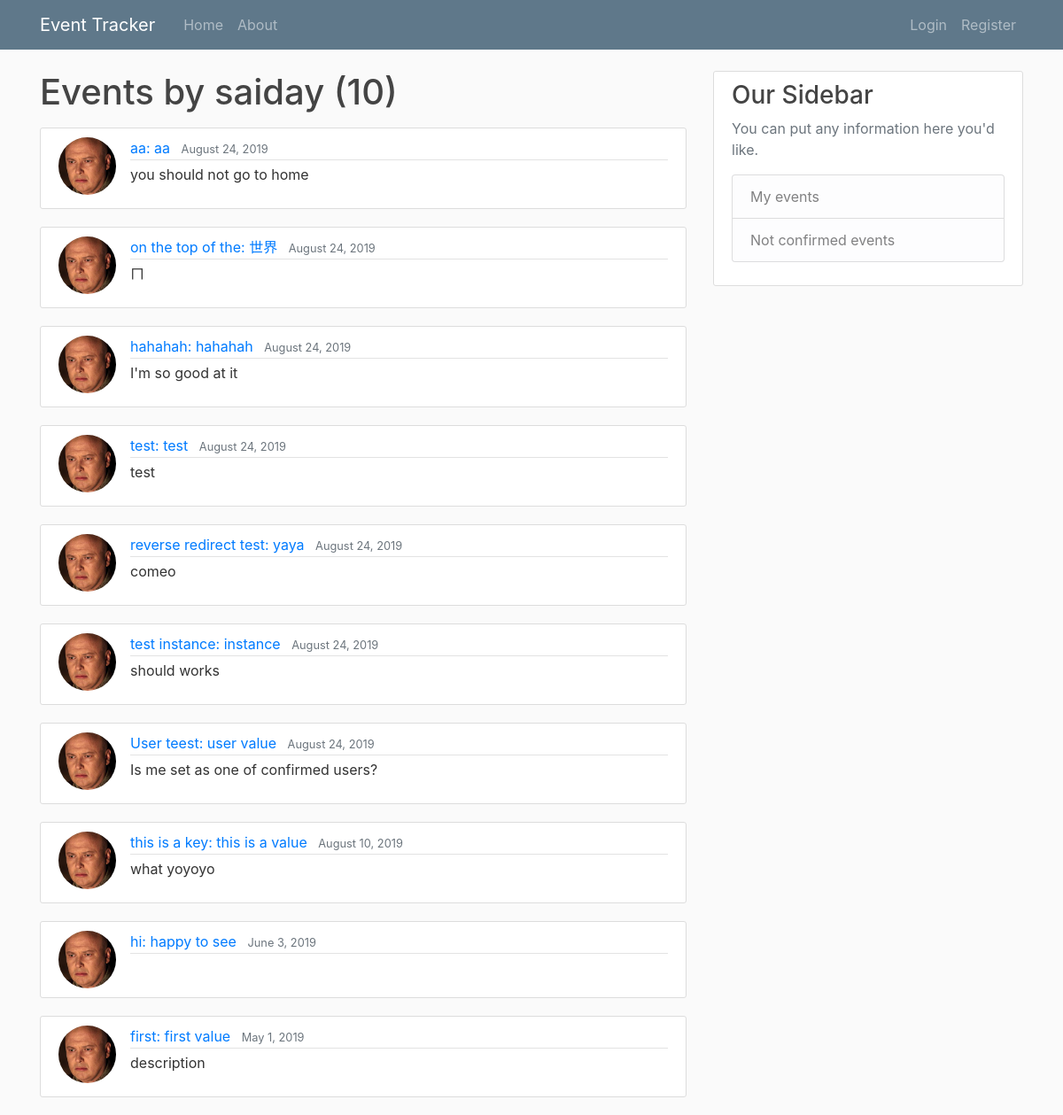
The app's page /user/saiday/, older data.
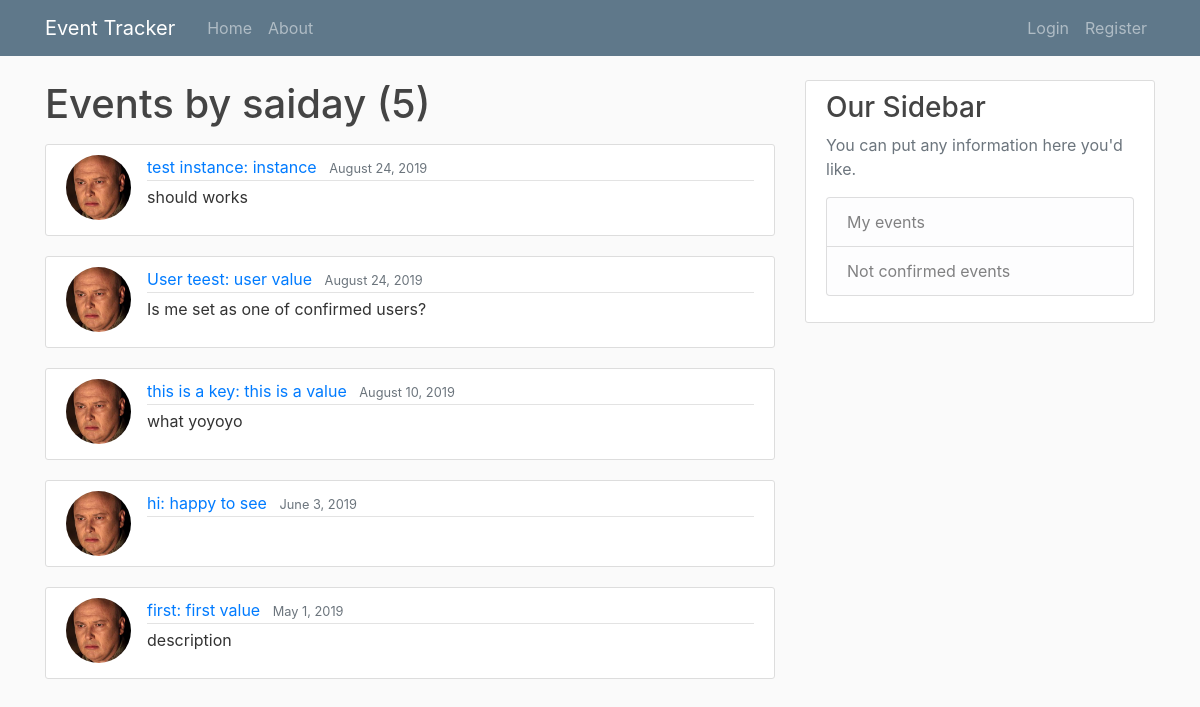
The same page, newer data.
### tracker/models.py (models this page shows, shortened)
class Event(models.Model):
    key = models.CharField(max_length=50)
    value = models.CharField(max_length=50)
    description = models.TextField()
    created_at = models.DateTimeField(default=timezone.now)
    last_modified = models.DateTimeField(auto_now=True)
    confirmed_user = models.ManyToManyField(User)

### users/models.py (models this page shows, shortened)
class Profile(models.Model):
    user = models.OneToOneField(User, on_delete=models.CASCADE)
    image = models.ImageField(default='profile_pics/default.jpg', upload_to='profile_pics')

### tracker/views.py (the view)
# urls.py: path('user/<str:username>/', UserEventListView.as_view(), name='user-events'),
class UserEventListView(ListView):
    model = Event
    template_name = 'tracker/user_events.html'
    context_object_name = 'events'
    paginate_by = 10
    def get_queryset(self):
        user = get_object_or_404(User, username=self.kwargs.get('username'))
        return Event.objects.filter(confirmed_user=user).order_by('-last_modified')

### tracker/templates/tracker/user_events.html (shortened to what this page needs)
{% extends "tracker/base.html" %}
{% block content %}
    <h1 class="mb-3">Events by {{ view.kwargs.username }} ({{ page_obj.paginator.count }})</h1>
    {% for event in events %}
        <article class="media content-section">
            <a href="{% url 'user-events' event.confirmed_user.first.username %}"><img class="rounded-circle article-img" src="{{ event.confirmed_user.first.profile.image.url }}"></a>
            <div class="media-body">
                <div class="article-metadata">
                    <a class="mr-2" href="{% url 'event-detail' event.id %}">{{ event.key }}: {{ event.value }}</a>
                    <small class="text-muted">{{ event.created_at|date:"F j, Y" }}</small>
                </div>
                <p class="article-content">{{ event.description }}</p>
            </div>
        </article>
    {% endfor %}
{% endblock %}

Row changes from the older to the newer data that the page shows:
removed Event: confirmed_user.first.profile.image (picture), key "aa", value "aa", created_at "August 24, 2019", description "you should not go to home"
removed Event: confirmed_user.first.profile.image (picture), key "on the top of the", value "世界", created_at "August 24, 2019", description "ㄇ"
removed Event: confirmed_user.first.profile.image (picture), key "hahahah", value "hahahah", created_at "August 24, 2019", description "I'm so good at it"
removed Event: confirmed_user.first.profile.image (picture), key "test", value "test", created_at "August 24, 2019", description "test"
removed Event: confirmed_user.first.profile.image (picture), key "reverse redirect test", value "yaya", created_at "August 24, 2019", description "comeo"
Text that changed along with them:
{{ page_obj.paginator.count }}: "10" → "5"
